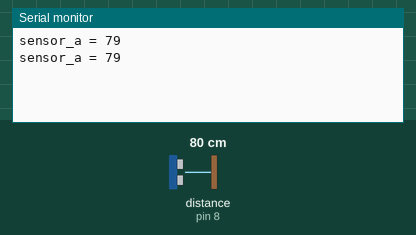
This sketch was run on a simulated Arduino Uno, built with avr-gcc and run on an emulated ATmega328P. On the bench: the last lines printed to the serial monitor. Wiring (inferred from the names in the program): ultrasonic range finder: trigger pin 7; echo pin 8. The inputs (shaded band) are chosen by the test bench; at power-on: distance to the obstacle (sensor on pin 8) 80 cm. The echo pulse lasts 58.3 µs per cm.

Above: at 1.8 s.
1.9 s: distance to the obstacle (sensor on pin 8) set to 2 cm
At 2.8 s:
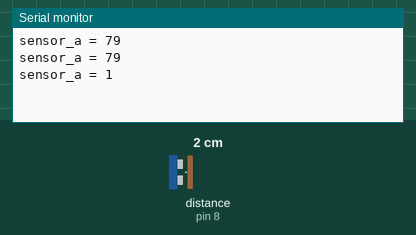
3.4 s: distance to the obstacle (sensor on pin 8) set to 4 cm
At 4.5 s:
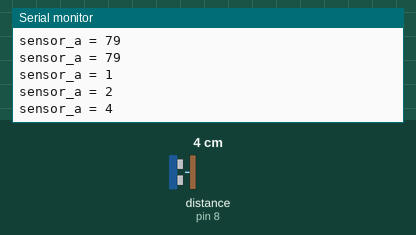
Timing chart, 0 to 6.4 s (numbered marks = the images above; inputs shaded):
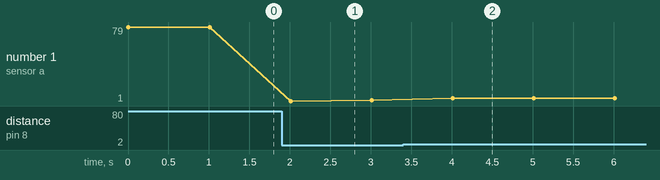

The sketch:

HC-SR04_test.ino
```cpp
#define trigger_pin 7
#define echo_pin 8
//#define trigger_pin_2 2
//#define echo_pin_2 10

unsigned long sensor_a = 0, sensor_b = 0;

void setup() {
  Serial.begin(9600);
  pinMode(trigger_pin, OUTPUT);
  pinMode(echo_pin, INPUT);
//  pinMode(trigger_pin_2, OUTPUT);
//  pinMode(echo_pin_2, INPUT);

}

void loop() {
  read_hc_sr04();
  Serial.print("sensor_a = ");
  Serial.println(sensor_a);
//  Serial.print(" sensor_b = ");
//  Serial.println(sensor_b);
  delay(1000);
}

void read_hc_sr04(){
  digitalWrite(trigger_pin, HIGH);
  delayMicroseconds(21);
  digitalWrite(trigger_pin, LOW);
  sensor_a = (pulseIn(echo_pin, HIGH))/58.2;

//  digitalWrite(trigger_pin_2, HIGH);
//  delayMicroseconds(11);
//  digitalWrite(trigger_pin_2, LOW);
//  sensor_b = (pulseIn(echo_pin_2, HIGH))/58.2;
}
```

Measured:
- after the input at 1.9 s, the serial monitor: prints a new line after 0.11 s (image 1)
- after the input at 3.4 s, the serial monitor: prints a new line after 0.61 s (image 2)
- plotted number 1: 79 → 2 after the input at 1.9 s, 2 → 4 after the input at 3.4 s
